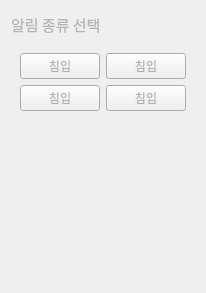
                                 <widget class="QWidget" name="widget_7" native="true">
                                  <layout class="QVBoxLayout" name="verticalLayout_19">
                                   <item>
                                    <widget class="QLabel" name="setting_notice_label_4">
                                     <property name="sizePolicy">
                                      <sizepolicy hsizetype="Fixed" vsizetype="Preferred">
                                       <horstretch>0</horstretch>
                                       <verstretch>0</verstretch>
                                      </sizepolicy>
                                     </property>
                                     <property name="minimumSize">
                                      <size>
                                       <width>104</width>
                                       <height>27</height>
                                      </size>
                                     </property>
                                     <property name="maximumSize">
                                      <size>
                                       <width>104</width>
                                       <height>27</height>
                                      </size>
                                     </property>
                                     <property name="font">
                                      <font>
                                       <family>Sans</family>
                                       <pointsize>11</pointsize>
                                      </font>
                                     </property>
                                     <property name="styleSheet">
                                      <string notr="true">color: rgb(179,179,179);
background-color: rgba(255, 255, 255, 0);</string>
                                     </property>
                                     <property name="text">
                                      <string>알림 종류 선택</string>
                                     </property>
                                     <property name="alignment">
                                      <set>Qt::AlignmentFlag::AlignLeading|Qt::AlignmentFlag::AlignLeft|Qt::AlignmentFlag::AlignVCenter</set>
                                     </property>
                                    </widget>
                                   </item>
                                   <item>
                                    <widget class="QWidget" name="setting_notion_detect_type_widget" native="true">
                                     <layout class="QGridLayout" name="gridLayout">
                                      <item row="0" column="0">
                                       <widget class="QPushButton" name="setting_notion_detect_type_bnt1">
                                        <property name="styleSheet">
                                         <string notr="true">color: rgb(179,179,179);
</string>
                                        </property>
                                        <property name="text">
                                         <string>침입</string>
                                        </property>
                                        <property name="icon">
                                         <iconset resource="../resourece.qrc">
                                          <normaloff>:/ui/ui/images/check_off.png</normaloff>
                                          <normalon>:/ui/ui/images/check.png</normalon>:/ui/ui/images/check_off.png</iconset>
                                        </property>
                                        <property name="checkable">
                                         <bool>true</bool>
                                        </property>
                                       </widget>
                                      </item>
                                      <item row="0" column="1">
                                       <widget class="QPushButton" name="setting_notion_detect_type_bnt2">
                                        <property name="styleSheet">
                                         <string notr="true">color: rgb(179,179,179);
</string>
                                        </property>
                                        <property name="text">
                                         <string>침입</string>
                                        </property>
                                        <property name="icon">
                                         <iconset resource="../resourece.qrc">
                                          <normaloff>:/ui/ui/images/check_off.png</normaloff>
                                          <normalon>:/ui/ui/images/check.png</normalon>:/ui/ui/images/check_off.png</iconset>
                                        </property>
                                        <property name="checkable">
                                         <bool>true</bool>
                                        </property>
                                       </widget>
                                      </item>
                                      <item row="1" column="0">
                                       <widget class="QPushButton" name="setting_notion_detect_type_bnt3">
                                        <property name="styleSheet">
                                         <string notr="true">color: rgb(179,179,179);
</string>
                                        </property>
                                        <property name="text">
                                         <string>침입</string>
                                        </property>
                                        <property name="icon">
                                         <iconset resource="../resourece.qrc">
                                          <normaloff>:/ui/ui/images/check_off.png</normaloff>
                                          <normalon>:/ui/ui/images/check.png</normalon>:/ui/ui/images/check_off.png</iconset>
                                        </property>
                                        <property name="checkable">
                                         <bool>true</bool>
                                        </property>
                                       </widget>
                                      </item>
                                      <item row="1" column="1">
                                       <widget class="QPushButton" name="setting_notion_detect_type_bnt4">
                                        <property name="styleSheet">
                                         <string notr="true">color: rgb(179,179,179);
</string>
                                        </property>
                                        <property name="text">
                                         <string>침입</string>
                                        </property>
                                        <property name="icon">
                                         <iconset resource="../resourece.qrc">
                                          <normaloff>:/ui/ui/images/check_off.png</normaloff>
                                          <normalon>:/ui/ui/images/check.png</normalon>:/ui/ui/images/check_off.png</iconset>
                                        </property>
                                        <property name="checkable">
                                         <bool>true</bool>
                                        </property>
                                       </widget>
                                      </item>
                                     </layout>
                                    </widget>
                                   </item>
                                   <item>
                                    <spacer name="verticalSpacer">
                                     <property name="orientation">
                                      <enum>Qt::Orientation::Vertical</enum>
                                     </property>
                                     <property name="sizeHint" stdset="0">
                                      <size>
                                       <width>20</width>
                                       <height>162</height>
                                      </size>
                                     </property>
                                    </spacer>
                                   </item>
                                  </layout>
                                 </widget>
